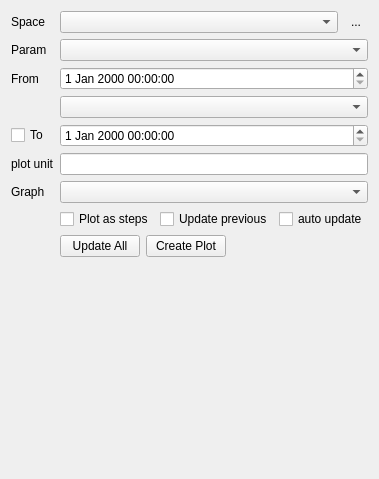
<?xml version="1.0" encoding="UTF-8"?>
<ui version="4.0">
 <class>Form</class>
 <widget class="QWidget" name="Form">
  <property name="geometry">
   <rect>
    <x>0</x>
    <y>0</y>
    <width>371</width>
    <height>479</height>
   </rect>
  </property>
  <property name="windowTitle">
   <string>Form</string>
  </property>
  <layout class="QGridLayout" name="gridLayout">
   <item row="0" column="0">
    <widget class="QLabel" name="label_7">
     <property name="text">
      <string>Space</string>
     </property>
    </widget>
   </item>
   <item row="0" column="1">
    <widget class="QComboBox" name="comboBoxSpace">
     <property name="sizePolicy">
      <sizepolicy hsizetype="Preferred" vsizetype="Fixed">
       <horstretch>1</horstretch>
       <verstretch>0</verstretch>
      </sizepolicy>
     </property>
    </widget>
   </item>
   <item row="0" column="2">
    <widget class="QToolButton" name="toolButtonRefresh">
     <property name="text">
      <string>...</string>
     </property>
     <property name="icon">
      <iconset resource="Experiment.qrc">
       <normaloff>:/openicon/icons/view-refresh-7.png</normaloff>:/openicon/icons/view-refresh-7.png</iconset>
     </property>
     <property name="autoRaise">
      <bool>true</bool>
     </property>
    </widget>
   </item>
   <item row="1" column="0">
    <widget class="QLabel" name="label">
     <property name="text">
      <string>Param</string>
     </property>
    </widget>
   </item>
   <item row="1" column="1" colspan="2">
    <widget class="QComboBox" name="comboBoxParam">
     <property name="maxVisibleItems">
      <number>1000</number>
     </property>
    </widget>
   </item>
   <item row="2" column="0">
    <widget class="QLabel" name="label_2">
     <property name="text">
      <string>From</string>
     </property>
    </widget>
   </item>
   <item row="2" column="1" colspan="2">
    <widget class="QDateTimeEdit" name="dateTimeEditFrom"/>
   </item>
   <item row="3" column="1" colspan="2">
    <widget class="QComboBox" name="fromTimeCombo">
     <property name="maxVisibleItems">
      <number>1000</number>
     </property>
    </widget>
   </item>
   <item row="4" column="0">
    <widget class="QCheckBox" name="toTimeCheckBox">
     <property name="text">
      <string>To</string>
     </property>
    </widget>
   </item>
   <item row="4" column="1" colspan="2">
    <widget class="QDateTimeEdit" name="dateTimeEditTo"/>
   </item>
   <item row="5" column="0">
    <widget class="QLabel" name="label_5">
     <property name="text">
      <string>plot unit</string>
     </property>
    </widget>
   </item>
   <item row="5" column="1" colspan="2">
    <widget class="QLineEdit" name="lineEditPlotUnit"/>
   </item>
   <item row="6" column="0">
    <widget class="QLabel" name="label_4">
     <property name="text">
      <string>Graph</string>
     </property>
    </widget>
   </item>
   <item row="6" column="1" colspan="2">
    <widget class="QComboBox" name="comboBoxPlotName"/>
   </item>
   <item row="7" column="1" colspan="2">
    <layout class="QHBoxLayout" name="horizontalLayout">
     <item>
      <widget class="QCheckBox" name="checkBoxSteps">
       <property name="text">
        <string>Plot as steps</string>
       </property>
      </widget>
     </item>
     <item>
      <widget class="QCheckBox" name="checkBoxUpdatePrevious">
       <property name="text">
        <string>Update previous</string>
       </property>
      </widget>
     </item>
     <item>
      <widget class="QCheckBox" name="checkBoxAutoUpdate">
       <property name="text">
        <string>auto update</string>
       </property>
      </widget>
     </item>
     <item>
      <spacer name="horizontalSpacer_2">
       <property name="orientation">
        <enum>Qt::Horizontal</enum>
       </property>
       <property name="sizeHint" stdset="0">
        <size>
         <width>40</width>
         <height>20</height>
        </size>
       </property>
      </spacer>
     </item>
    </layout>
   </item>
   <item row="8" column="1" colspan="2">
    <layout class="QHBoxLayout" name="horizontalLayout_2">
     <item>
      <widget class="QPushButton" name="pushButtonUpdateAll">
       <property name="text">
        <string>Update All</string>
       </property>
      </widget>
     </item>
     <item>
      <widget class="QPushButton" name="pushButtonCreatePlot">
       <property name="text">
        <string>Create Plot</string>
       </property>
      </widget>
     </item>
     <item>
      <spacer name="horizontalSpacer">
       <property name="orientation">
        <enum>Qt::Horizontal</enum>
       </property>
       <property name="sizeHint" stdset="0">
        <size>
         <width>40</width>
         <height>20</height>
        </size>
       </property>
      </spacer>
     </item>
    </layout>
   </item>
   <item row="9" column="1">
    <spacer name="verticalSpacer">
     <property name="orientation">
      <enum>Qt::Vertical</enum>
     </property>
     <property name="sizeHint" stdset="0">
      <size>
       <width>20</width>
       <height>13</height>
      </size>
     </property>
    </spacer>
   </item>
  </layout>
 </widget>
 <resources>
  <include location="Experiment.qrc"/>
 </resources>
 <connections/>
</ui>
